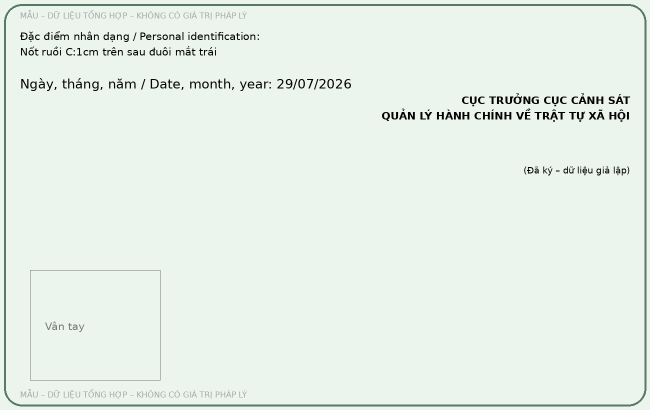
#> input picture data/synthetic/samples/dev_0000/cccd_back.jpg, 1300 x 820 px (shown at 1/2 size)
$ python -i preprocess.py   (imports and definitions only)
#> lines starting #> are read from the running program, lines starting #| are printed output that depends on the picture; after the words box and inside, x2 and y2 are one past the last pixel; in counts of white or black regions, pixels touching at a corner belong together
#> further down, picture is the input picture: PIL image 1300x820 RGB; mean R, G, B 229.6, 239.7, 231.7
"""Bước 2: xoay thẳng ảnh trước khi đưa cho VLM. Bật bằng VLM_PREPROCESS=deskew, mặc định tắt.

Tắt để số liệu đã công bố tái lập được từ cache, và vì chưa đo được lợi ích trên dev.
ponytail: chỉ xử lý góc xoay; méo phối cảnh của ảnh chụp cần tìm 4 góc giấy, thêm khi đo thấy cần.
"""

from __future__ import annotations

import numpy as np
from PIL import Image, ImageFilter, ImageOps

MAX_ANGLE = 5.0     # scan trong spec lệch tối đa 3°; ngoài khoảng này không tự xoay
MIN_ANGLE = 0.3     # lệch nhỏ hơn thì giữ nguyên ảnh, tránh nội suy làm mờ chữ vô ích
MIN_GAIN = 1.05     # góc tốt nhất phải rõ hơn góc 0; ảnh ít dòng chữ thì không đoán


def _ink(img: Image.Image, side: int = 800) -> Image.Image:
    """Mặt nạ nét chữ. So với nền cục bộ để bóng đổ trên ảnh chụp không bị tính là chữ."""
#> called with side = 800
    g = ImageOps.grayscale(img)
    g.thumbnail((side, side))
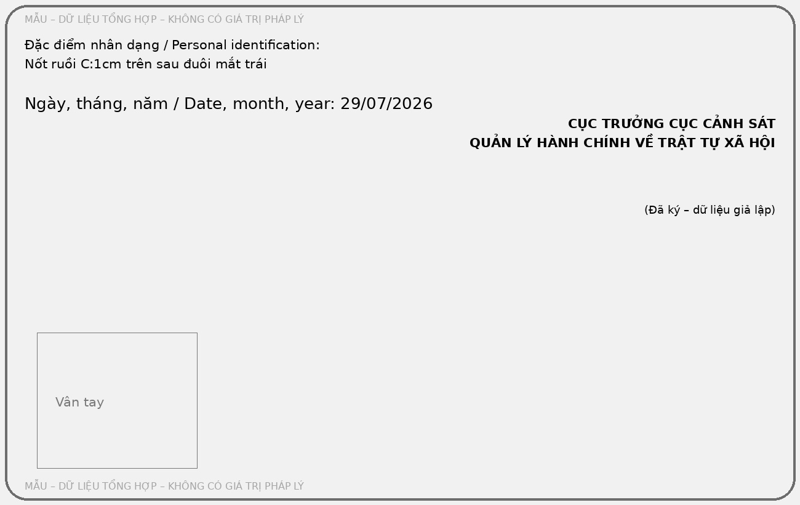
#> g: PIL image 800x505 L; min 0, max 255, mean 235.7
    a = np.asarray(g, dtype=np.int16)
    background = np.asarray(g.filter(ImageFilter.BoxBlur(12)), dtype=np.int16)
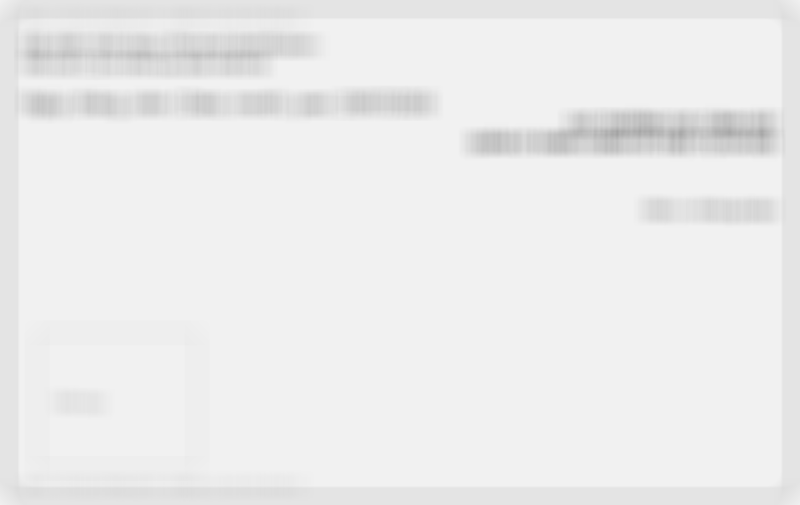
#> background: shape (505, 800) int16; min 163, max 241, mean 236.2
    return Image.fromarray(((background - a > 18) * 255).astype(np.uint8))
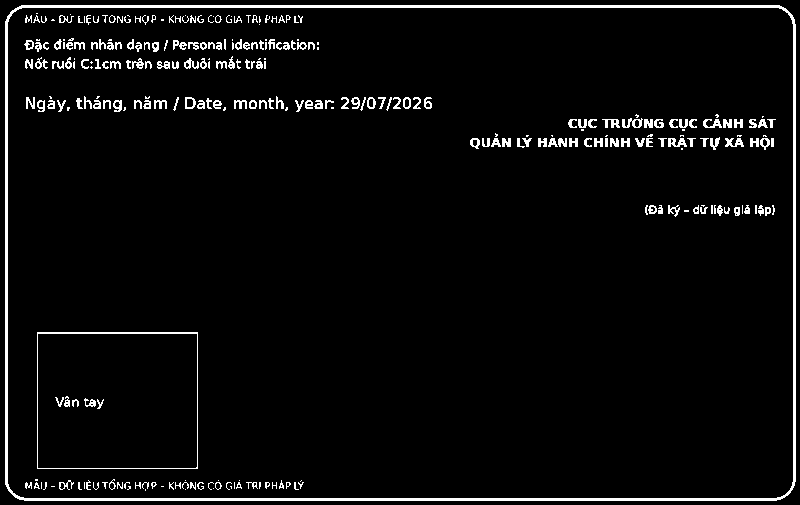
#> returned value: PIL image 800x505 L; 4.2% white; 287 white regions (106 under 20 px), largest, box (x1, y1, x2, y2) and area: (5, 5, 796, 501) 7566, (37, 332, 198, 469) 752, (622, 118, 643, 128) 114


def _score(ink: Image.Image, angle: float) -> float:
    """Dòng chữ nằm ngang thì tổng theo hàng đổi đột ngột giữa dòng chữ và khoảng trắng."""
#> called with angle = 0
    rows = np.asarray(ink.rotate(angle, resample=Image.NEAREST), dtype=np.float64).sum(axis=1)
#> rows = 505 values, max 195585 at index 7, min 0 at index 0, mean 8649.8
    return float((np.diff(rows) ** 2).sum())


def estimate_skew(img: Image.Image) -> float:
    """Góc cần truyền cho Image.rotate để dòng chữ nằm ngang; 0 nếu không đủ chắc."""
    ink = _ink(img)
    base = _score(ink, 0)
#> base = 1.69e+11
    if base == 0:
        return 0.0
    coarse = max(np.arange(-MAX_ANGLE, MAX_ANGLE + 0.01, 0.5), key=lambda a: _score(ink, a))
#> coarse = 0
    best = max(np.arange(coarse - 0.4, coarse + 0.41, 0.1), key=lambda a: _score(ink, a))
#> best = -1.11e-16
    if abs(best) < MIN_ANGLE or _score(ink, best) < base * MIN_GAIN:
        return 0.0
    return round(float(best), 1)


def deskew(img: Image.Image) -> Image.Image:
    angle = estimate_skew(img)
#> angle = 0
    if not angle:
        return img
    corner = img.convert("RGB").getpixel((0, 0))
    return img.rotate(angle, resample=Image.BICUBIC, expand=True, fillcolor=corner)

>>> from PIL import Image
>>> picture = Image.open('../data/synthetic/samples/dev_0000/cccd_back.jpg')
>>> result = deskew(picture)

$ run again, on data/synthetic/samples/dev_0000/cccd_front.jpg
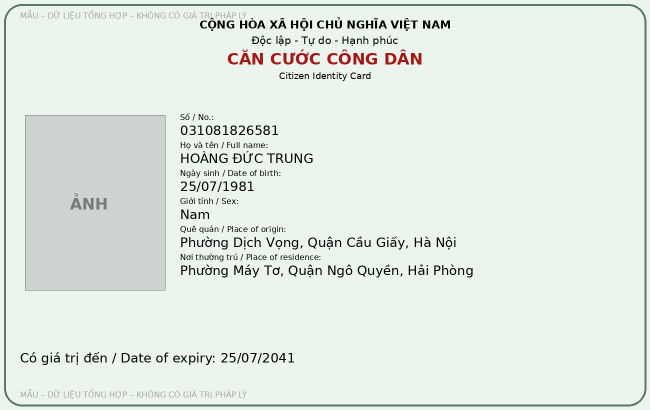
#> input picture data/synthetic/samples/dev_0000/cccd_front.jpg, 1300 x 820 px (shown at 1/2 size)
#> picture is the input picture: PIL image 1300x820 RGB; mean R, G, B 224.8, 233.8, 226.3
#> in _ink, `background = np.asarray(g.filter(ImageFilter.BoxBlur(12)), dtype=np.in..`:
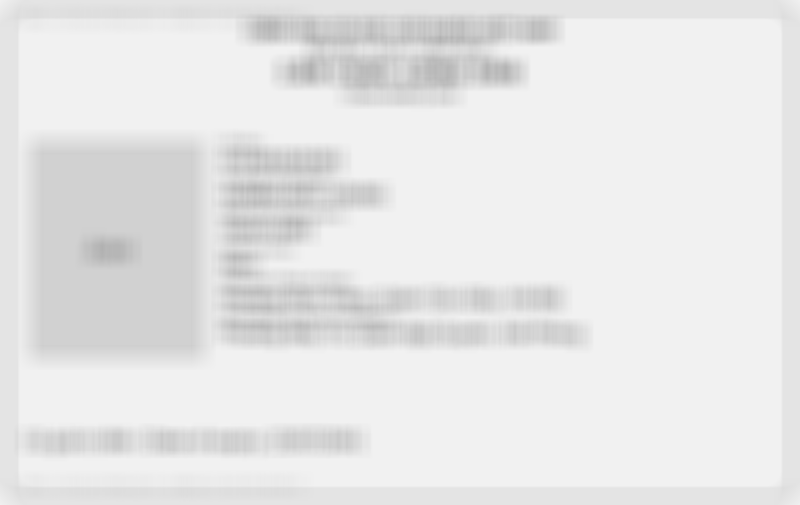
#> background: shape (505, 800) int16; min 177, max 241, mean 230.8
#> in _ink, `return Image.fromarray(((background - a > 18) * 255).astype(np.uint8))`:
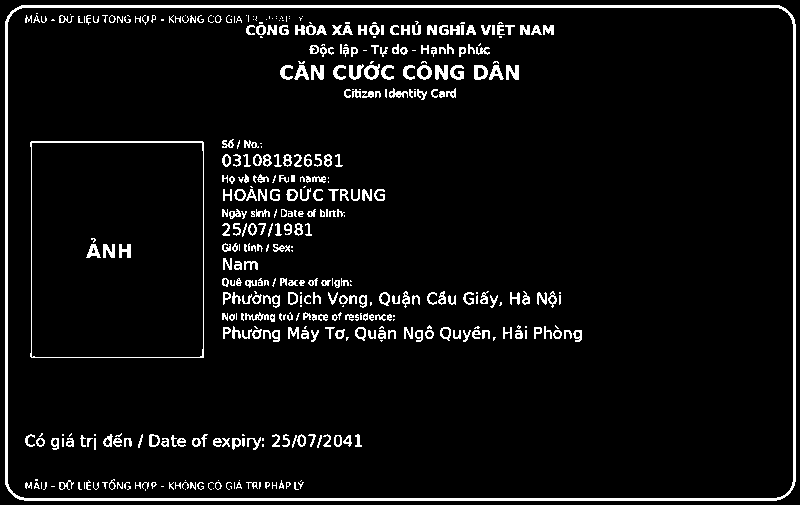
#> returned value: PIL image 800x505 L; 5.9% white; 443 white regions (160 under 20 px), largest, box (x1, y1, x2, y2) and area: (5, 5, 796, 501) 7566, (30, 141, 204, 358) 975, (435, 65, 448, 80) 147
#> rows = 505 values, max 195585 at index 7, min 0 at index 0, mean 12116.8
#> base = 1.73e+11
#> coarse = 0
#> best = -1.11e-16
#> angle = 0

$ run again, on data/synthetic/samples/dev_0000/don_vay.jpg
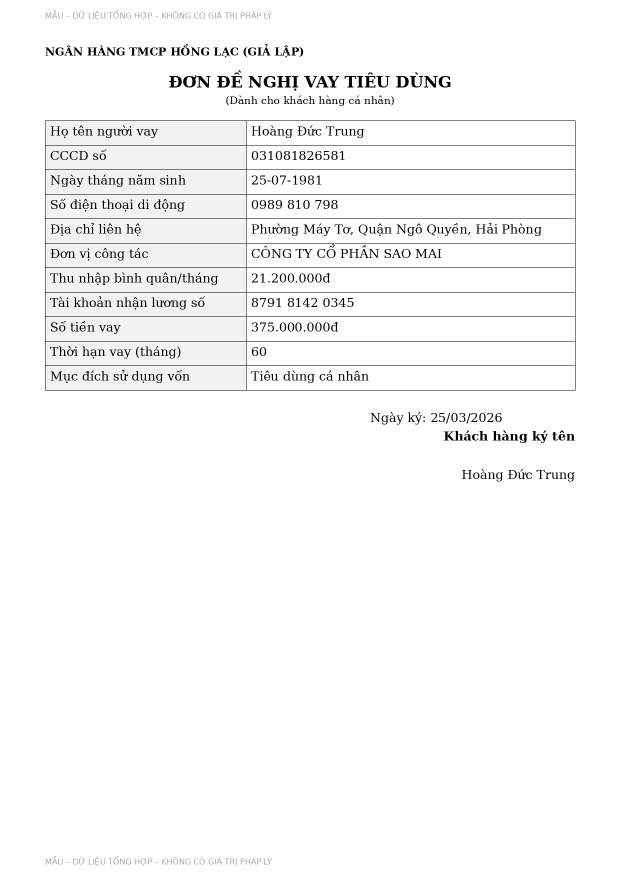
#> input picture data/synthetic/samples/dev_0000/don_vay.jpg, 1240 x 1754 px (shown at 1/2 size)
#> picture is the input picture: PIL image 1240x1754 RGB; min 0, max 255, mean 247.7
#> in _ink, `background = np.asarray(g.filter(ImageFilter.BoxBlur(12)), dtype=np.in..`:
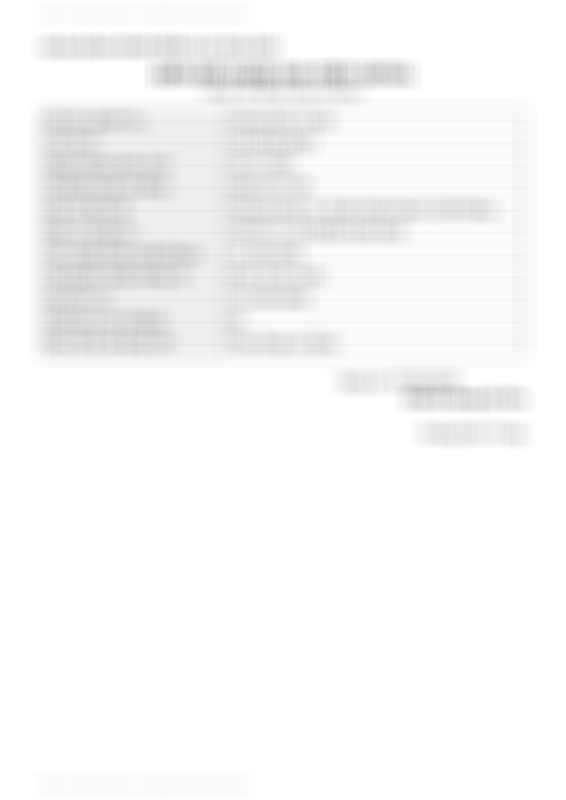
#> background: shape (800, 566) int16; min 188, max 255, mean 247.5
#> in _ink, `return Image.fromarray(((background - a > 18) * 255).astype(np.uint8))`:
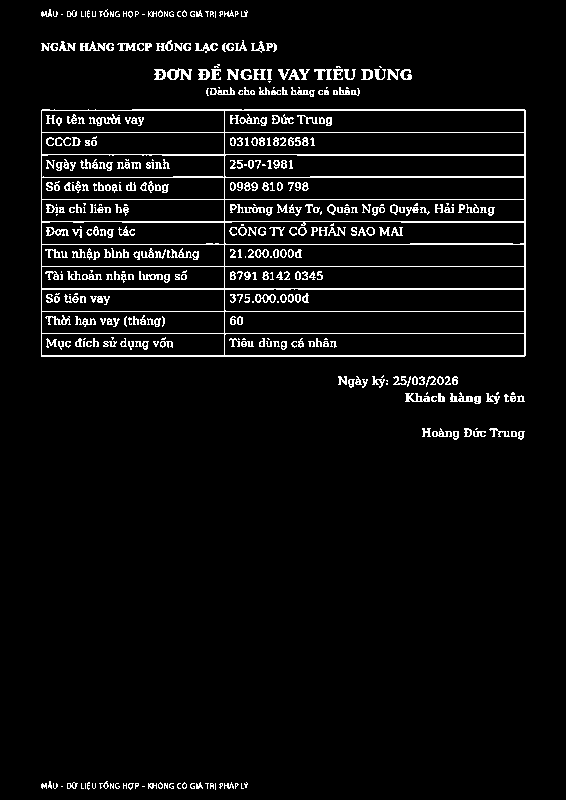
#> returned value: PIL image 566x800 L; 5.2% white in thin lines or dots, all inside (x1, y1, x2, y2) = (41, 9, 526, 790)
#> rows = 800 values, max 123675 at index 110, min 0 at index 0, mean 7543.5
#> base = 3.57e+11
#> coarse = 0
#> best = -0.1
#> angle = 0
